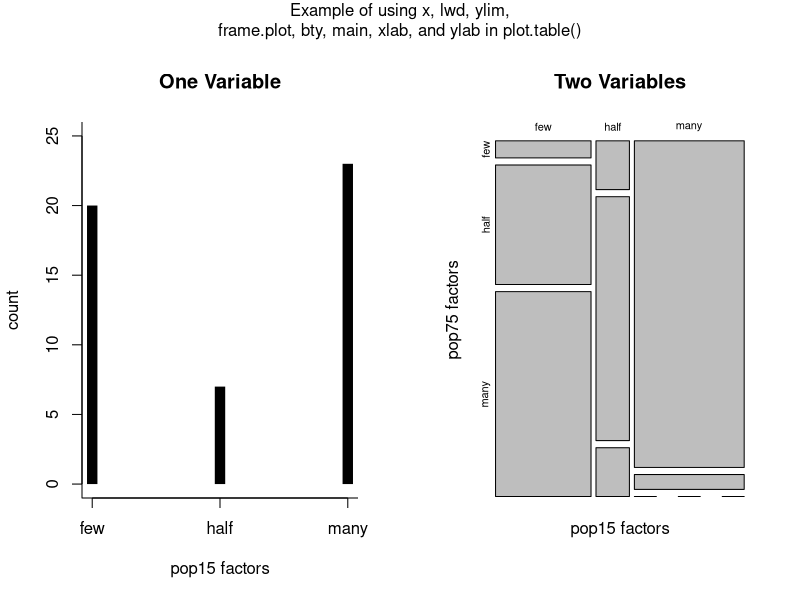

Generate this figure with R:
par( mfrow=c( 1, 2 ), oma=c( 0, 0, 2, 0 ) )

LCSf = data.frame( 
  apply( 
    LifeCycleSavings, 
    2, 
    cut, 
    breaks=3, 
    labels=c( "few", "half", "many" ) 
  ) 
)

plot( 
  table( LCSf$pop15 ), 
  lwd=10, 
  lend=1, 
  ylim=c( 0, 25 ), 
  frame.plot=TRUE, 
  bty="l", 
  main="One Variable", 
  xlab="pop15 factors", 
  ylab="count"  
)
plot( 
  table( 
    LCSf$pop15, 
    LCSf$pop75 
  ), 
  main="Two Variables", 
  xlab="pop15 factors", 
  ylab="pop75 factors"  
)
mtext(
  "Example of using x, lwd, ylim,\nframe.plot, bty, main, xlab, and ylab in plot.table()", 
  outer=TRUE, 
  side=3 
)

par( mfrow=c( 1, 1 ), oma=c( 0, 0, 0, 0 ) )
